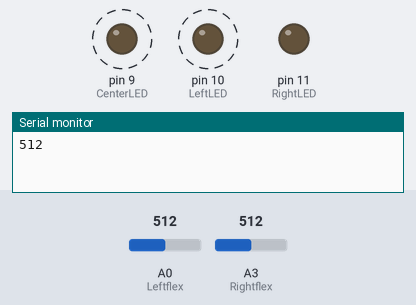
A sketch run on a simulated Arduino Uno, built with avr-gcc and run on an emulated ATmega328P. Shown: output pins drawn as LEDs (lit = HIGH), the last lines printed to the serial monitor. Dashed ring = blinking. The test bench sets the inputs (shaded band); at power-on: A0 (Leftflex) = 512, A3 (Rightflex) = 512.

Above: at 2.1 s.
2.2 s: A0 (Leftflex) set to 546
5.7 s: A0 (Leftflex) set to 568
At 7.6 s:
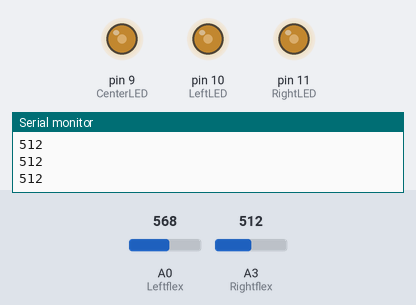
8.0 s: A3 (Rightflex) set to 167
9.8 s: A3 (Rightflex) set to 144
At 10.2 s:
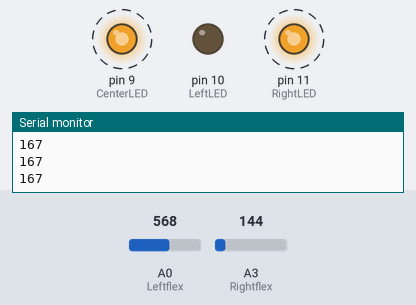
14.4 s: A3 (Rightflex) set to 170
At 15.5 s:
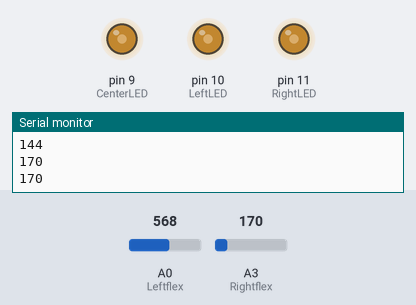
16.5 s: A3 (Rightflex) set to 150
At 16.9 s:
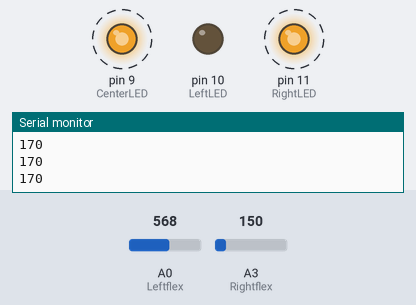
Timing chart, 0 to 22.1 s (numbered marks = the images above; inputs shaded):
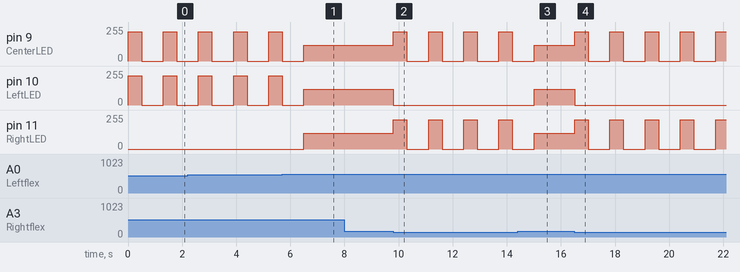

The sketch:

UTRA_GOOD.ino
```cpp
const int Leftflex = A0;
const int Rightflex = A3;
const int LeftLED = 10;
const int CenterLED = 9;
const int RightLED = 11;

//not enough pins- removed backlight. (mention this)
//const int BackLight = 12;

int bright = 220;
int dim = 120;

//set up mpu6050/gy-521 accelerometer
/*
const int MPU_addr=0x68;  // I2C address of the MPU-6050
int16_t AcX,AcY,AcZ,Tmp,GyX,GyY,GyZ;
*/

void setup() {
  //initialize digital pin
  pinMode(LeftLED,OUTPUT);
  pinMode(RightLED,OUTPUT);
  pinMode(CenterLED,OUTPUT);
  Serial.begin(9600);
  //pinMode(BackLight,OUTPUT);

}

void left (){
analogWrite(LeftLED, bright);
analogWrite(CenterLED, bright);
digitalWrite(RightLED, LOW);

 delay(500);
 digitalWrite(LeftLED, LOW);
 digitalWrite(CenterLED, LOW);

 delay(500);
}

void right (){
analogWrite(RightLED, bright);
analogWrite(CenterLED, bright);
digitalWrite(LeftLED, LOW);

 delay(500);
 digitalWrite(RightLED, LOW);
 digitalWrite(CenterLED, LOW);

 delay(500);
}

void center(){

 analogWrite(RightLED, dim);
 analogWrite(CenterLED, dim);
 analogWrite(LeftLED, dim);


}


void loop() {
  int flexL= 0;
  int flexR = 0;
  flexL = analogRead(Leftflex);
  flexR = analogRead(Rightflex);
  if (flexL< 560){
    left();

  }
//testing with one flex sensor
  else if (flexR <160){

   right();

  }

  else{
    center();

  }
 Serial.println(flexR,DEC);

  delay(300);
}
```

Measured:
- the behaviour switches between 559 and 560 on A0 (Leftflex) (found by bisection; images 0 and 1)
- the behaviour switches between 160 and 159 on A3 (Rightflex) (found by bisection; images 1 and 2)
- after the input at 5.7 s, pin 11 (RightLED): 0/255 → 120/255 after 0.80 s
- after the input at 9.8 s, pin 9 (CenterLED), pin 11 (RightLED): alternates 220/255 for 0.50 s and 0/255 for 0.80 s, starting at once; pin 10 (LeftLED): 120/255 → 0/255 at once
- after the input at 14.4 s, pin 10 (LeftLED): 0/255 → 120/255 after 0.61 s
- after the input at 16.5 s, pin 9 (CenterLED), pin 11 (RightLED): alternates 220/255 for 0.50 s and 0/255 for 0.80 s, starting at once; pin 10 (LeftLED): 120/255 → 0/255 at once
- by itself, pin 9 (CenterLED), pin 10 (LeftLED): alternates 220/255 for 0.50 s and 0/255 for 0.80 s
